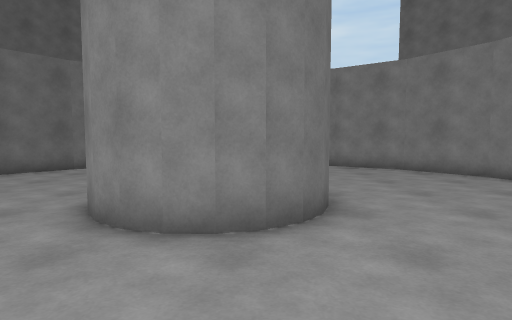
[1] (above)

12 first-person views from a walk through a Unity game level. The camera is 1.3 m above the floor, tilts 4° down and sees 75° across. The floor is counted in squares, 1 m on a side. Each view is taken from the middle of a square. On the plan, view 1 faces up. The plan holds only what a view shows up to about 14 squares ahead; the rest is blank. The place goes on beyond the plan.

[2]
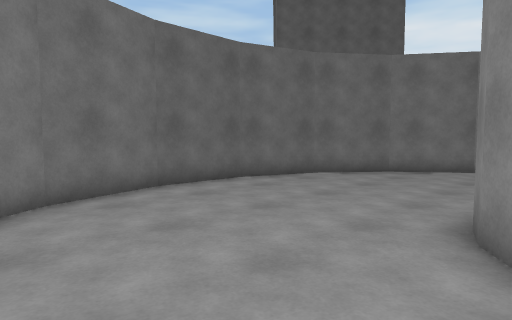

[3]
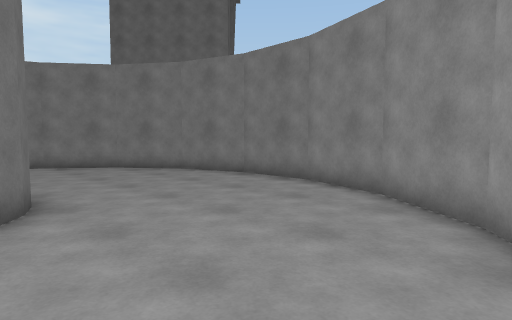

[4]
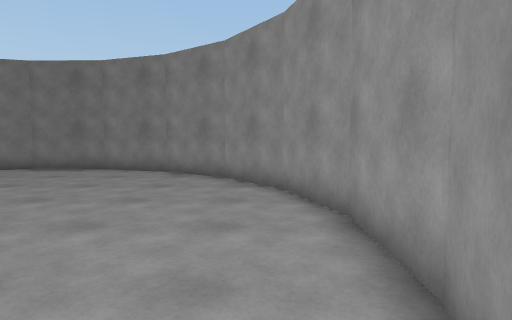

[5]
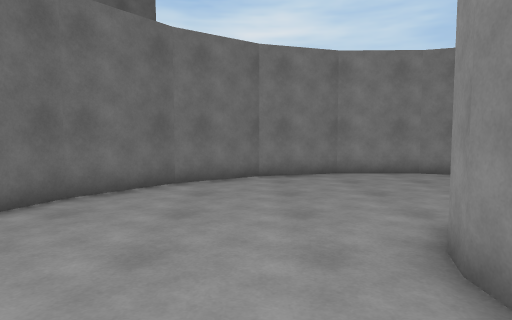

[6]
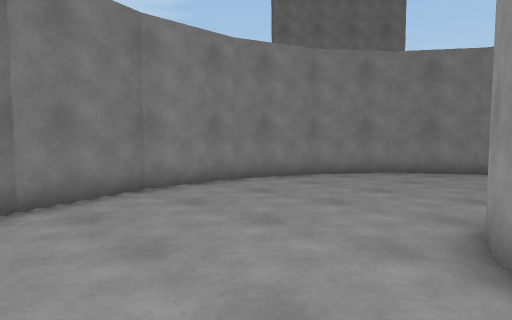

[7]
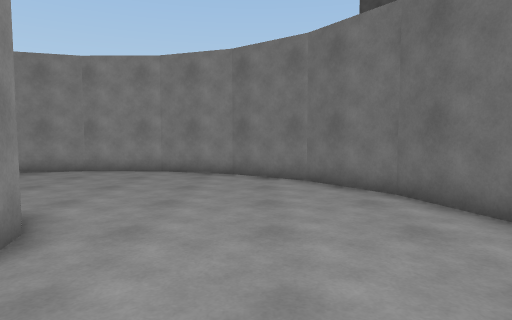

[8]
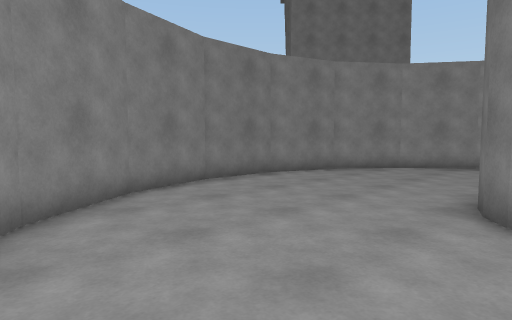

[9]
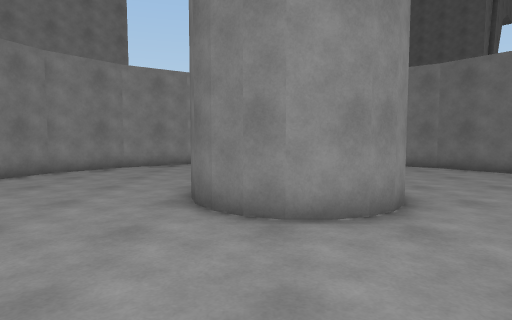

[10]
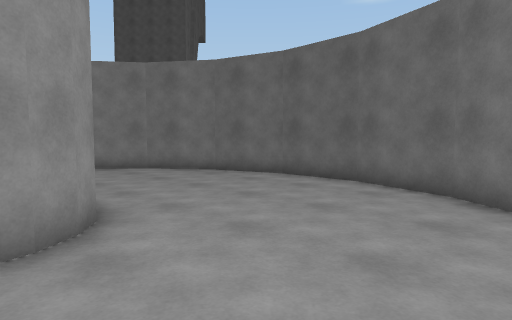

[11]
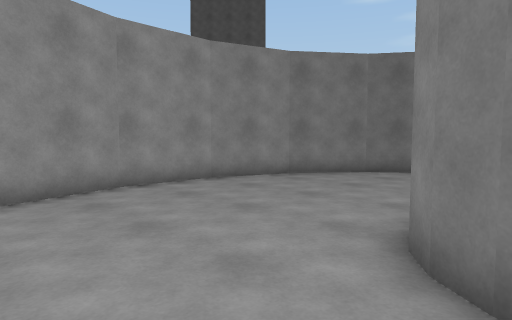

[12]
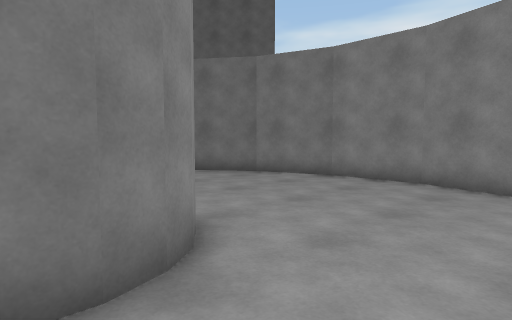

### Floor plan
Points are (right, up) in squares from view 1. A wall is a line through its corners. A room is listed if a view was taken in it or the views show most of it. See-through windows are left out.
Room 1 (views 1, 2, 3, 4, 5, 6, 7, 8, 9, 10, 11, 12)
walls: (-1.2, 8.9) (-0.5, 8.8) (0.2, 8.6) (0.8, 8.2) (1.2, 7.6) (1.4, 6.9) (1.4, 6.2) (1.1, 5.6) (0.7, 5) (0.1, 4.6) (-0.5, 4.4) (-1.2, 4.4) (-1.9, 4.6) (-2.5, 5.1) (-2.9, 5.7) (-3.1, 6.3) (-3.1, 7) (-2.8, 7.7) (-2.4, 8.2) (-1.8, 8.7) (-1.2, 8.9); (-2.1, 15.8) (-4.9, 14.9) (-7.2, 13.3) (-9, 11) (-9.9, 8.2) (-10, 5.3) (-9.1, 2.6) (-7.5, 0.2) (-5.2, -1.5) (-2.5, -2.5) (0.4, -2.5) (3.2, -1.7) (5.6, 0) (7.3, 2.3) (8.2, 5) (8.3, 7.9) (7.4, 10.7) (5.8, 13) (3.5, 14.8) (0.7, 15.7) (-2.1, 15.8)

Positions as (right, up) in squares from view 1, and headings:
1: (0, 0), facing up
2: (-2, 1), facing up-left
3: (0, -1), facing up-right
4: (-5, -1), facing right
5: (-5, 4), facing up
6: (-6, 8), facing up-right
7: (-6, 10), facing down
8: (0, 14), facing down-right
9: (0, 14), facing down
10: (-1, 13), facing down-left
11: (4, 6), facing down-left
12: (4, 6), facing up-left
